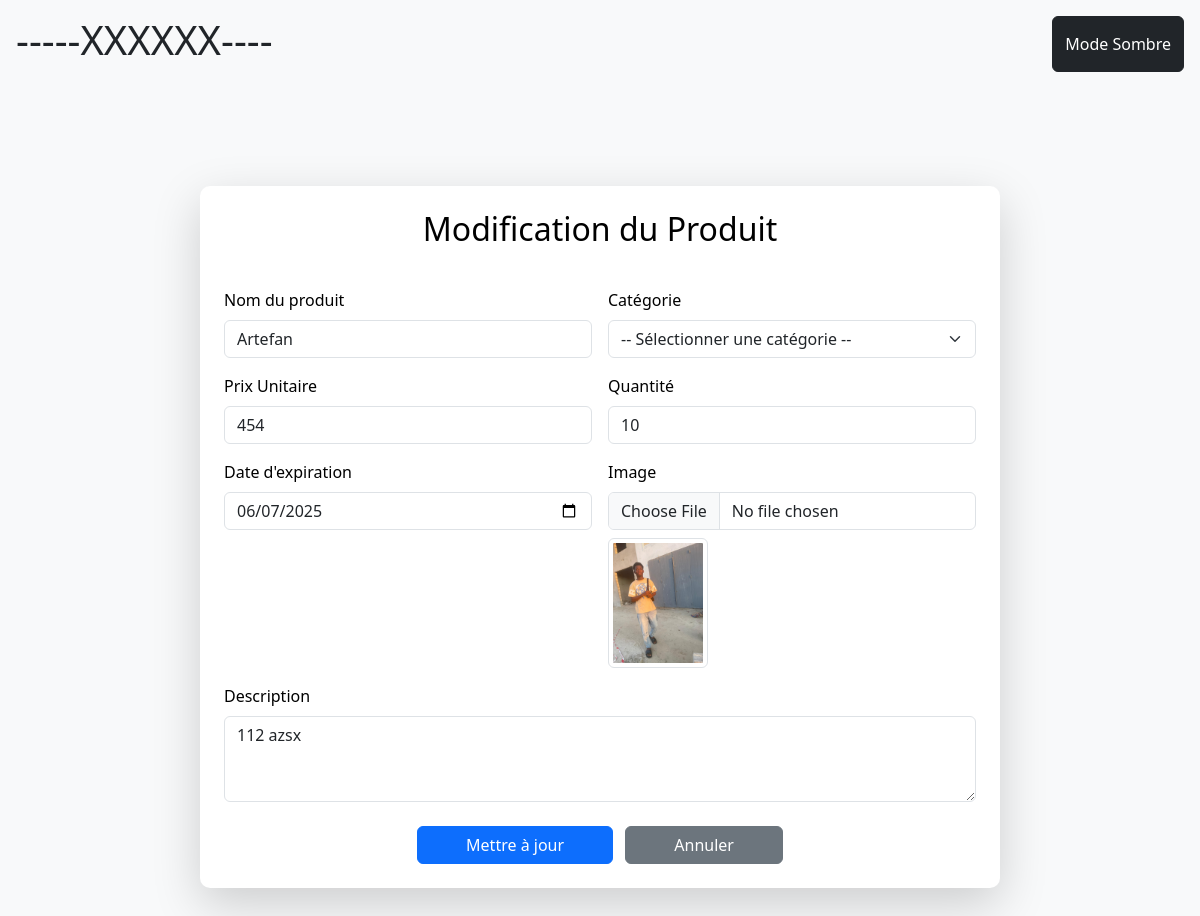
/modifier/29/ (signed in), run on the app's committed database.
### Produits/models.py (models this page shows, shortened)
class Produit(models.Model):
    name = models.CharField(max_length=200)
    category = models.ForeignKey(Category, on_delete=models.CASCADE)
    price = models.IntegerField()
    quantite = models.PositiveIntegerField()
    description = models.TextField()
    date_ajout = models.DateTimeField(auto_now_add=True)
    date_expiration = models.DateTimeField()
    image = models.ImageField(upload_to='produits/', null=True, blank=True)
    class Meta:
        ordering = ['-date_ajout']

### Produits/views.py (the view)
# urls.py: path('modifier/<int:pk>/', UpdateDonneesView.as_view(), name='modifier'),
class UpdateDonneesView(LoginRequiredMixin, UpdateView):
    model = Produit
    form_class = AjoutProduitForm
    template_name = 'modification.html'
    success_url = reverse_lazy('produit')

### Produits/templates/modification.html (shortened to what this page needs)
{% load widget_tweaks %}
<!DOCTYPE html>
<html lang="fr">
<head>
    <link
        href="https://cdn.jsdelivr.net/npm/bootstrap@5.3.0/dist/css/bootstrap.min.css"
        rel="stylesheet"
    />
</head>
<body>
    <header class="p-3 bg-light text-dark d-flex justify-content-between">
        <h1>-----XXXXXX----</h1>
        <button class="btn btn-dark" id="themeToggle">Mode Sombre</button>
    </header>
    <div class="container py-5">
        <div class="form-container shadow-lg p-4 bg-white">
            <form method="POST" class="row g-3" enctype="multipart/form-data">
                <h2 class="text-center mb-4">Modification du Produit</h2>
                <div class="col-md-6">
                    <label for="name" class="form-label">Nom du produit</label>
                    <input type="text" name="name" id="name" class="form-control {% if form.name.errors %}is-invalid{% endif %}"
                        value="{{ produit.name }}" required>
                </div>
                    <div class="col-md-6">
                        <label for="category" class="form-label">Catégorie</label>
                        <select name="category" id="category" class="form-select" required>
                            <option value="">-- Sélectionner une catégorie --</option>
                        </select>
                    </div>
                <div class="col-md-6">
                    <label for="price" class="form-label">Prix Unitaire</label>
                    <input type="number" name="price" id="price" class="form-control {% if form.price.errors %}is-invalid{% endif %}"
                        value="{{ produit.price }}" step="0.01" required>
                </div>
                <div class="col-md-6">
                    <label for="quantite" class="form-label">Quantité</label>
                    <input type="number" name="quantite" id="quantite" class="form-control {% if form.quantite.errors %}is-invalid{% endif %}"
                        value="{{ produit.quantite }}" required>
                </div>
                <div class="col-md-6">
                    <label for="date_expiration" class="form-label">Date d'expiration</label>
                    <input type="date" name="date_expiration" id="date_expiration" class="form-control {% if form.date_expiration.errors %}is-invalid{% endif %}"
                        value="{{ produit.date_expiration|date:'Y-m-d' }}" required>
                </div>
                <div class="col-md-6">
                    <label for="image" class="form-label">Image</label>
                    <input type="file" name="image" id="image" class="form-control {% if form.image.errors %}is-invalid{% endif %}">
                    {% if produit.image %}
                        <div class="mt-2">
                            <img src="{{ produit.image.url }}" alt="Image actuelle" class="img-thumbnail" width="100">
                        </div>
                    {% endif %}
                </div>
                <div>
                    <label for="description" class="form-label">Description</label>
                    <textarea name="description" id="description" class="form-control {% if form.description.errors %}is-invalid{% endif %}" rows="3" required>{{ produit.description }}</textarea>
                </div>
                <div class="col-12 text-center mt-4">
                    <button type="submit" class="btn btn-primary px-5">Mettre à jour</button>
                    <a href="{% url 'produit' %}" class="btn btn-secondary px-5 ms-2">Annuler</a>
                </div>
            </form>
        </div>
    </div>
</body>
</html>

### Produits/templates/modification.html (style rules this page uses)
body { background-color: #f8f9fa; color: #000; }
.form-container { max-width: 800px; margin: 50px auto; padding: 20px; background: white; border-radius: 10px; box-shadow: 0 0 10px rgba(0, 0, 0, 0.1); }

### data on the page
Produit: name "Artefan", price "454", quantite "10", date_expiration "06/07/2025", image (picture), description "112 azsx"
